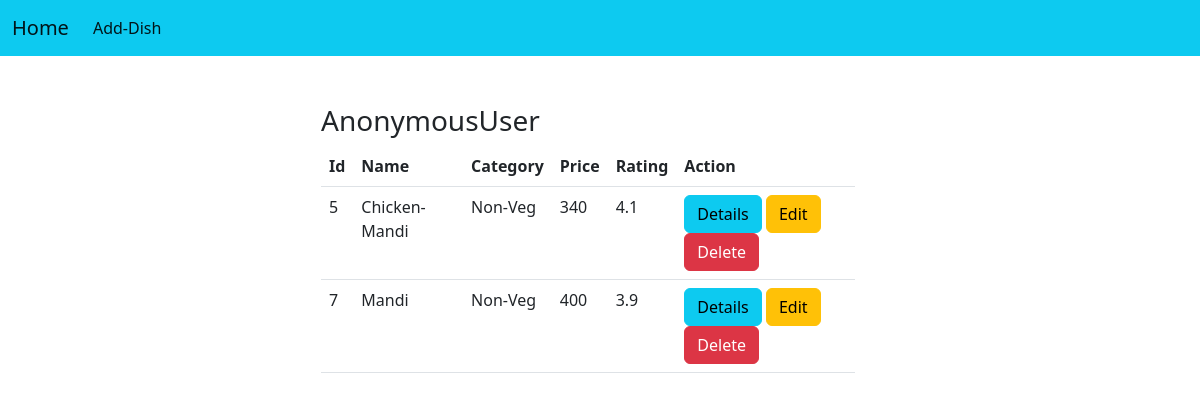
The page /list_dishes on the database as committed earlier.
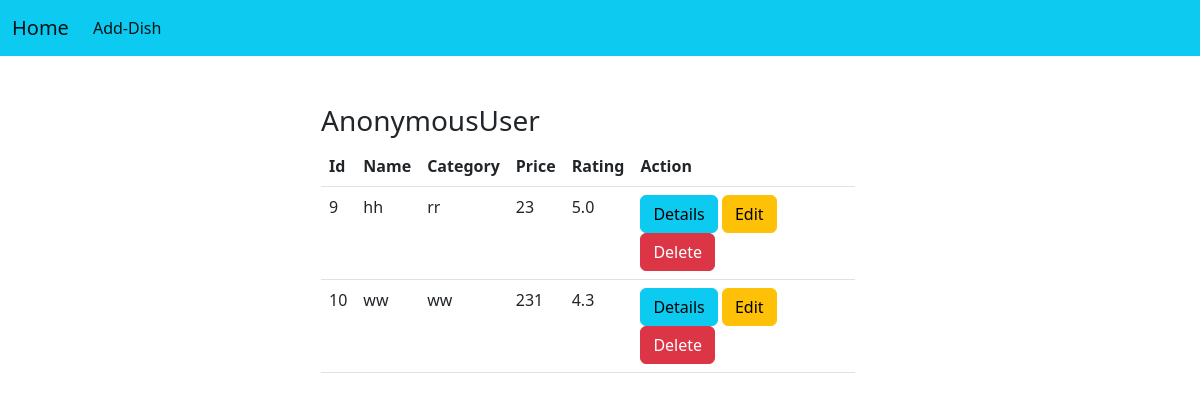
The same page on the database as committed later.
### dishes/models.py (models this page shows, shortened)
class Dishes(models.Model):
    name=models.CharField(max_length=100)
    category=models.CharField(max_length=100)
    price=models.PositiveBigIntegerField()
    rating=models.FloatField(default=3)

### dishes/views.py (the view)
# urls.py: path('list_dishes',views.DishListView.as_view(),name="dish-all"),
class DishListView(View):
    def get(self,request,*args,**kwargs):
        all_dishes=Dishes.objects.all()
        return render(request,"list-dish.html",{"dishes":all_dishes})

### dishes/templates/list-dish.html (shortened to what this page needs)
{%extends 'base.html'%}
{%block body_block%}
<div class="container">
    <div class="row">
        <div class="col-4"></div>
        <div class="col-4"></div>
    <div class="row mt-4">
        <div class="col-3"></div>
        <div class="col-6">
            <h3>{{request.user}}</h3>
            <table class="table  ">
                <tr>
                    <th>Id</th>
                    <th>Name</th>
                    <th>Category</th>
                    <th>Price</th>
                    <th>Rating</th>
                    <th>Action</th>
                </tr>
                {%for dish in dishes%}
                <tr>
                    <td>{{dish.id}}</td>
                    <td>{{dish.name}}</td>
                    <td>{{dish.category}}</td>
                    <td>{{dish.price}}</td>
                    <td>{{dish.rating}}</td>
                    <td>
                        <a href="{%url 'dish-detail' dish.id%}" class="btn btn-info">Details</a>
                        <a href="" class="btn btn-warning">Edit</a>
                        <a href="{%url 'dish-delete' dish.id%}" class="btn btn-danger">Delete</a>
                    </td>
                </tr>
                {%endfor%}
            </table>
        </div>
        <div class="col-3"></div>
    </div>
</div>
{%endblock%}

### dishes/templates/base.html (shortened to what this page needs)
<!DOCTYPE html>
<html lang="en">
<head>
<link href="https://cdn.jsdelivr.net/npm/bootstrap@5.2.2/dist/css/bootstrap.min.css" rel="stylesheet">
</head>
<body>
    <nav class="navbar navbar-expand-lg bg-info">
        <div class="container-fluid">
          <a class="navbar-brand" href="{%url 'dish-all' %}">Home</a>
          <div class="collapse navbar-collapse" id="navbarSupportedContent">
            <ul class="navbar-nav me-auto mb-2 mb-lg-0">
              <li class="nav-item">
                <a class="nav-link active" aria-current="page" href="{%url 'dish-add'%}">Add-Dish</a>
              </li>
                </ul>
          </div>
        </div>
      </nav>
      {%block body_block%}
      {%endblock%}
</body>
</html>

Rows that differ between the two databases and show on the page:
removed Dishes: id "5", name "Chicken-Mandi", category "Non-Veg", price "340", rating "4.1"
removed Dishes: id "7", name "Mandi", category "Non-Veg", price "400", rating "3.9"
added Dishes: id "9", name "hh", category "rr", price "23", rating "5.0"
added Dishes: id "10", name "ww", category "ww", price "231", rating "4.3"
